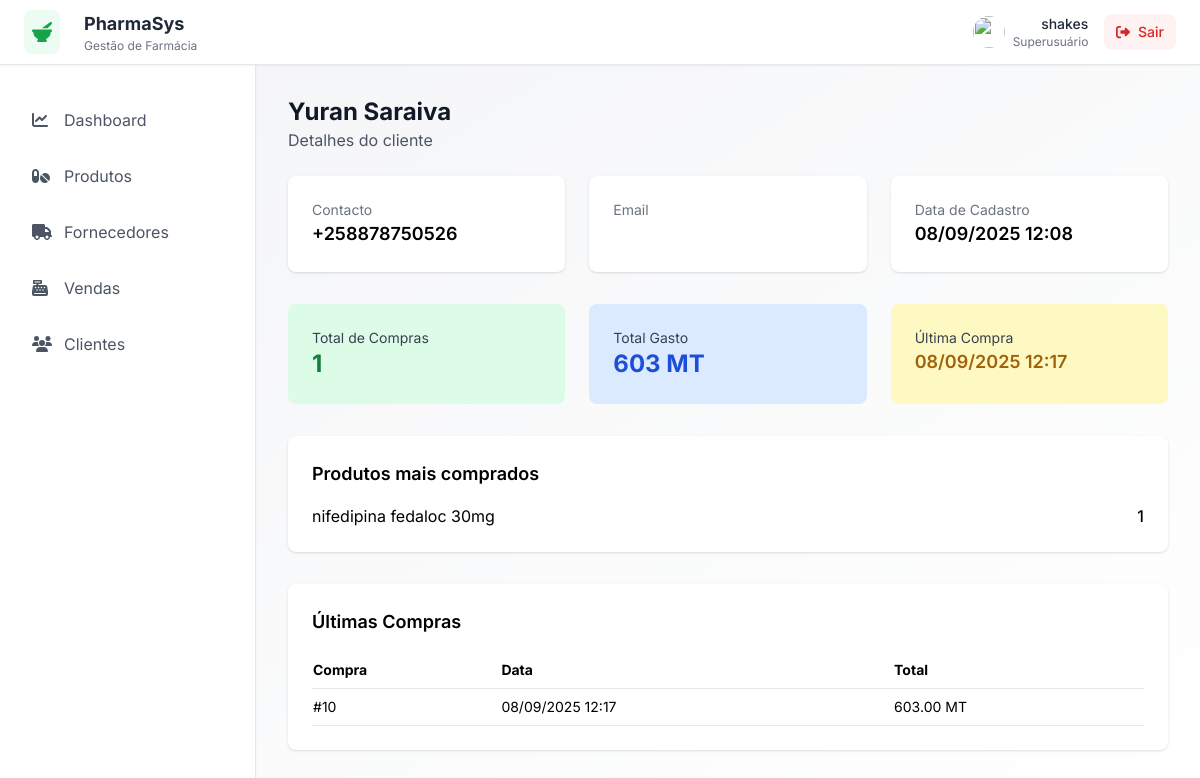
The app's page /clientes/1/detalhes/ (signed in) with its own data.
### clientes/models.py (models this page shows, shortened)
class Cliente(models.Model):
    nome = models.CharField(max_length=100)
    telefone = models.CharField(max_length=15)
    email = models.EmailField(null=True, blank=True)
    endereco = models.CharField(max_length=100, null=True, blank=True)
    data_cadastro = models.DateTimeField(auto_now_add=True)

### vendas/models.py (models this page shows, shortened)
class Venda(models.Model):
    FORMA_PAGAMENTO_CHOICES = [
        ("dinheiro", "Dinheiro"),
        ("mpesa", "M-Pesa"),
        ("emola", "E-Mola"),
        ('pos', 'POS'),
        ("transferencia", "Transferencia Bancaria"),
    ]
    cliente = models.ForeignKey(Cliente, on_delete=models.SET_NULL, null=True, blank=True)
    atendente = models.ForeignKey(User, on_delete=models.SET_NULL, null=True)
    data_venda = models.DateTimeField(auto_now_add=True)
    data_atualizacao = models.DateTimeField(auto_now=True)
    total = models.DecimalField(max_digits=10, decimal_places=2, default=0)
    forma_pagamento = models.CharField(max_length=20, choices=FORMA_PAGAMENTO_CHOICES)
    class Meta:
        ordering = ['-data_venda']
        permissions = [
            ("cancelar_venda", "Pode cancelar vendas"),
            ("reembolsar_venda", "Pode reembolsar vendas"),
            ("emitir_nfe", "Pode emitir NFE"),
        ]

### productos/models.py (models this page shows, shortened)
class Produto(models.Model):
    nome = models.CharField(max_length=100)
    categoria = models.ForeignKey(Categoria, on_delete=models.SET_NULL, null=True)
    fornecedor = models.ForeignKey(Fornecedor, on_delete=models.SET_NULL, null=True)
    codigo_barras = models.CharField(max_length=50, unique=True, null=True, blank=True)
    preco_venda = models.DecimalField(max_digits=10, decimal_places=2)
    preco_compra = models.DecimalField(max_digits=10, decimal_places=2)
    estoque_minimo = models.PositiveIntegerField(default=10)
    FORMA_FARMACEUTICA_CHOICES = [
        ('comprimido', 'Comprimido'),
        ('capsula', 'Cápsula'),
        ('xarope', 'Xarope'),
        ('injecao', 'Injetável'),
        ('pomada', 'Pomada'),
        ('supositorio', 'Supositório'),
        ('spray', 'Spray'),
        ('outro', 'Outro'),
    ]
    forma_farmaceutica = models.CharField(
        max_length=50,
        choices=FORMA_FARMACEUTICA_CHOICES,
        blank=True,
        null=True
    )
    dosagem = models.CharField(max_length=50, blank=True, null=True)
    NIVEL_PRESCRICAO_CHOICES = [
        ('niv0', 'Niv 0'),
        ('niv1', 'Niv 1'),
        ('niv2', 'Niv 2'),
        ('niv3', 'Niv 3'),
        ('niv4', 'Niv 4'),
    ]
    nivel_prescricao = models.CharField(
        max_length=50,
        choices=NIVEL_PRESCRICAO_CHOICES,
        default='niv0',
        blank=True,
        null=True
    )
    principio_ativo = models.CharField(max_length=100, blank=True, null=True)
    controlado = models.BooleanField(default=False)  # Só relevante se for medicamento

### clientes/views.py (the view)
# urls.py: path('<int:cliente_id>/detalhes/', views.detalhes_cliente, name='detalhes_cliente'),
@login_required
def detalhes_cliente(request, cliente_id):
    cliente = get_object_or_404(Cliente, pk=cliente_id)
    vendas = Venda.objects.filter(cliente=cliente)
    total_compras = vendas.count()
    total_gasto = vendas.aggregate(Sum('total'))['total__sum'] or 0
    ultima_compra = vendas.order_by('-data_venda').first()
    produtos_populares = (
        ItemVenda.objects.filter(venda__cliente=cliente)
        .values('produto__nome')
        .annotate(qtd=Sum('quantidade'))
        .order_by('-qtd')[:5]
    )
    context = {
        'cliente': cliente,
        'total_compras': total_compras,
        'total_gasto': total_gasto,
        'ultima_compra': ultima_compra,
        'produtos_populares': produtos_populares,
        'vendas': vendas[:10],  # últimas 10 compras
    }
    return render(request, 'clientes/detalhes_clientes.html', context)

### core/context_processors.py (called while the page is built)
def request_is_secure(request):
    return {'is_secure': request.is_secure()}

### clientes/templates/clientes/detalhes_clientes.html (shortened to what this page needs)
{% extends 'main.html' %}
{% block content %}
{% include 'navbar.html' %}
<div class="flex-1 ml-64 p-8">
    <div class="mb-6">
        <h2 class="text-2xl font-bold text-gray-900">{{ cliente.nome }}</h2>
        <p class="text-gray-600">Detalhes do cliente</p>
    </div>
    <div class="grid grid-cols-1 md:grid-cols-3 gap-6 mb-8">
        <div class="bg-white shadow rounded-lg p-6">
            <p class="text-sm text-gray-500">Contacto</p>
            <p class="text-lg font-semibold">{{ cliente.telefone }}</p>
        </div>
        <div class="bg-white shadow rounded-lg p-6">
            <p class="text-sm text-gray-500">Email</p>
        </div>
        <div class="bg-white shadow rounded-lg p-6">
            <p class="text-sm text-gray-500">Data de Cadastro</p>
            <p class="text-lg font-semibold">{{ cliente.data_cadastro|date:"d/m/Y H:i" }}</p>
        </div>
    </div>
    <div class="grid grid-cols-1 md:grid-cols-3 gap-6 mb-8">
        <div class="bg-green-100 p-6 rounded-lg">
            <p class="text-sm text-gray-700">Total de Compras</p>
            <p class="text-2xl font-bold text-green-700">{{ total_compras }}</p>
        </div>
        <div class="bg-blue-100 p-6 rounded-lg">
            <p class="text-sm text-gray-700">Total Gasto</p>
            <p class="text-2xl font-bold text-blue-700">{{ total_gasto }} MT</p>
        </div>
        <div class="bg-yellow-100 p-6 rounded-lg">
            <p class="text-sm text-gray-700">Última Compra</p>
            {% if ultima_compra %}
                <p class="text-lg font-semibold text-yellow-700">{{ ultima_compra.data_venda|date:"d/m/Y H:i" }}</p>
            {% else %}
                <p class="text-lg font-semibold text-gray-500">Nenhuma compra</p>
            {% endif %}
        </div>
    </div>
    <div class="bg-white rounded-lg shadow p-6 mb-8">
        <h3 class="text-lg font-semibold mb-4">Produtos mais comprados</h3>
        <ul class="space-y-2">
            {% for p in produtos_populares %}
                <li class="flex justify-between">
                    <span>{{ p.produto__nome }}</span>
                    <span class="font-medium">{{ p.qtd }}</span>
                </li>
            {% empty %}
                <li class="text-gray-500">Nenhum produto comprado</li>
            {% endfor %}
        </ul>
    </div>
    <div class="bg-white rounded-lg shadow p-6">
        <h3 class="text-lg font-semibold mb-4">Últimas Compras</h3>
        <table class="w-full text-sm">
            <thead>
                <tr class="border-b">
                    <th class="text-left py-2">Compra</th>
                    <th class="text-left py-2">Data</th>
                    <th class="text-left py-2">Total</th>
                </tr>
            </thead>
            <tbody>
                {% for venda in vendas %}
                <tr class="border-b">
                    <td class="py-2">#{{ venda.id }}</td>
                    <td class="py-2">{{ venda.data_venda|date:"d/m/Y H:i" }}</td>
                    <td class="py-2">{{ venda.total }} MT</td>
                </tr>
                {% empty %}
                <tr>
                    <td colspan="2" class="text-center text-gray-500 py-2">Nenhuma compra</td>
                </tr>
                {% endfor %}
            </tbody>
        </table>
    </div>
</div>
{% endblock %}

### templates/navbar.html (shortened to what this page needs)
<div class="bg-white shadow-sm border-b border-pharmacy-gray fixed w-full z-40" id="header">
    <div class="flex justify-between items-center h-16 px-6">
        <div class="flex items-center" id="nav-logo">
            <div class="bg-pharmacy-green-light/10 p-2 rounded-lg mr-3">
                <i class="text-pharmacy-green-dark text-xl" data-fa-i2svg="">
                </i>
            </div>
            <div class="ml-3">
                <h1 class="text-lg font-bold text-gray-800">PharmaSys</h1>
                <p class="text-xs text-gray-500">Gestão de Farmácia</p>
            </div>
        </div>
        <div class="flex items-center space-x-4" id="nav-user">
            <div class="flex items-center space-x-2">
                <img class="w-8 h-8 rounded-full"
                     src="https://storage.googleapis.com/uxpilot-auth.appspot.com/avatars/avatar-1.jpg">
                <div class="text-right">
                    <p class="text-sm font-medium text-gray-800">{{ request.user.username }}</p>
                    <p class="text-xs text-gray-500">
                        {% if request.user.is_superuser %}
                            Superusuário
                        {% elif request.user.is_staff %}
                            Staff
                        {% elif request.user.is_active %}
                            Usuário activo
                        {% else %}
                            Inactivo
                        {% endif %}
                    </p>
                </div>
            </div>
            <form method="post" action="{% url 'logout' %}">
                <button type="submit"
                        class="bg-red-50 hover:bg-red-100 text-red-600 px-3 py-2 rounded-lg text-sm font-medium transition-colors">
                    <i class="mr-1" data-fa-i2svg="">
                    </i>
                    Sair
                </button>
            </form>
        </div>
    </div>
</div>
<div class="flex pt-16">
    <div class="w-64 bg-white shadow-sm border-r border-pharmacy-gray fixed h-full" id="sidebar">
        <nav class="mt-8 px-4">
            <div class="space-y-2">
                <a class="flex items-center px-4 py-3 text-gray-600 hover:bg-pharmacy-green-light/10 hover:text-pharmacy-green-dark rounded-lg transition-colors cursor-pointer"
                   href="{% url 'dashboard' %}">
                    <i class="mr-3 w-5" data-fa-i2svg="">
                    </i>
                    Dashboard
                </a>
                <a class="flex items-center px-4 py-3 text-gray-600 hover:bg-pharmacy-green-light/10 hover:text-pharmacy-green-dark rounded-lg transition-colors cursor-pointer"
                   href="{% url 'productos_list' %}">
                    <i class="mr-3 w-5" data-fa-i2svg="">
                    </i>
                    Produtos
                </a>
                <a class="flex items-center px-4 py-3 text-gray-600 hover:bg-pharmacy-green-light/10 hover:text-pharmacy-green-dark rounded-lg transition-colors cursor-pointer"
                   href="{% url 'listar_fornecedores' %}">
                    <i class="mr-3 w-5" data-fa-i2svg="">
                    </i>
                    Fornecedores
                </a>
                <a href="{% url 'listar_vendas' %}"
                   class="flex items-center px-4 py-3 text-gray-600 hover:bg-pharmacy-green-light/10 hover:text-pharmacy-green-dark rounded-lg transition-colors cursor-pointer">
                    <i class="mr-3 w-5" data-fa-i2svg="">
                    </i>
                    Vendas
                </a>
                <a class="flex items-center px-4 py-3 text-gray-600 hover:bg-pharmacy-green-light/10 hover:text-pharmacy-green-dark rounded-lg transition-colors cursor-pointer"
                   href="{% url 'listar_cliente' %}">
                    <i class="mr-3 w-5" data-fa-i2svg="">
                    </i>
                    Clientes
                </a>
            </div>
        </nav>
    </div>
</div>

### templates/main.html (style rules this page uses)
* { font-family: 'Inter', sans-serif; }

### records on screen
Cliente: nome "Yuran Saraiva", telefone "+258878750526", data_cadastro "08/09/2025 12:08"
Venda: data_venda "08/09/2025 12:17", id "10", total "603.00"
Produto: produto__nome "nifedipina fedaloc 30mg", qtd "1"

### other values on screen
{{ request.user.username }} "shakes"
{{ total_compras }} "1"
{{ total_gasto }} "603"
